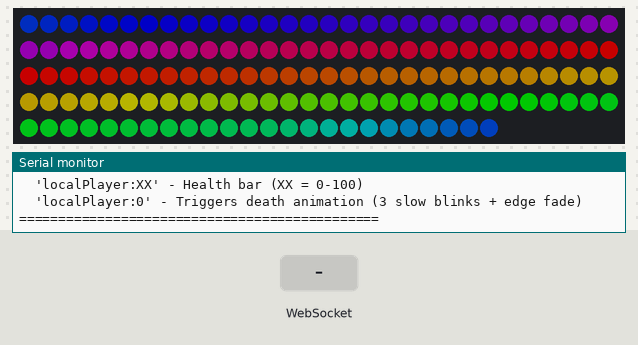
The program below on a simulated ESP32. On the bench: 144 RGB LEDs in strip order, left to right, continuing on the next row, the last lines printed to the serial monitor. The inputs (shaded band) are chosen by the test bench. Dim RGB values are drawn brighter than linear; WiFi joins after 1.5 s; servers stay silent unless stated.

Above: at 3.2 s.
3.3 s: WebSocket text "flash:4.48975" received
At 3.72 s:
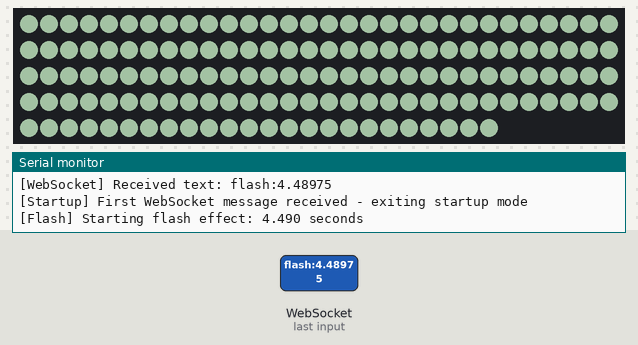
At 4.33 s:
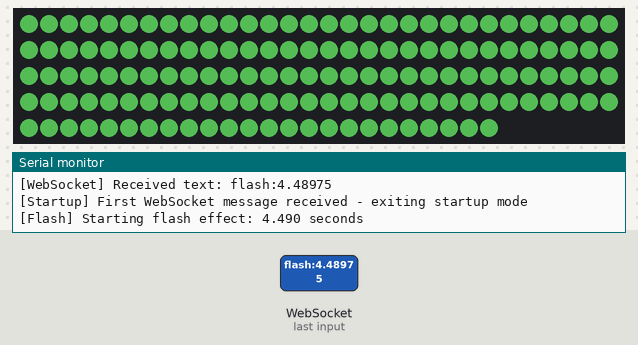
5.9 s: WebSocket text "localPlayer:" received
At 10.6 s:
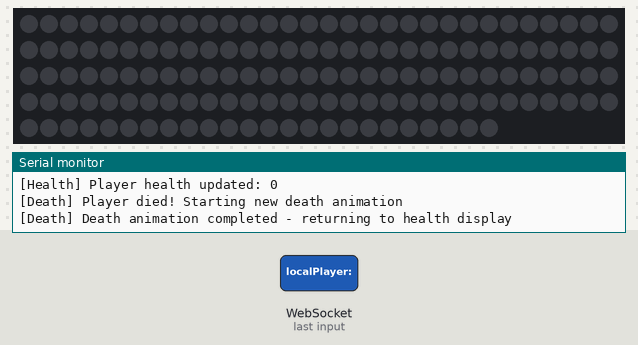
Timing chart, 0 to 12.1 s (numbered marks = the images above; inputs shaded):
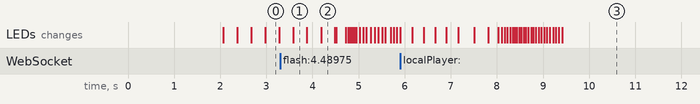

Measured:
- after the input at 3.3 s, the LEDs: change after 0.28 s (image 1)
- after the input at 5.9 s, the LEDs: first change at once (image 3 shows a later state)

The program:

main.cpp
```cpp
#include <Arduino.h>
#include <WiFi.h>
#include <WebSocketsClient.h>
#include <FastLED.h>

// ==============================================
// CONFIGURATION - UPDATE THESE VALUES
// ==============================================
const char* WIFI_SSID = "ssid";           // Replace with your WiFi SSID
const char* WIFI_PASSWORD = "pwd";   // Replace with your WiFi password
const char* WEBSOCKET_HOST = "192.168.15.26";          // Replace with WebSocket server IP/hostname
const int WEBSOCKET_PORT = 8001;                         // Replace with WebSocket server port
const char* WEBSOCKET_PATH = "/";                        // WebSocket path (usually "/" unless specified)

// LED Configuration
#define LED_PIN         2        // GPIO pin connected to LED data line (change if needed)
#define NUM_LEDS        144      // Number of LEDs in the WS2815 RGBW strip
#define LED_TYPE        WS2815
#define COLOR_ORDER     RGB      // Color order for RGB channels - WS2815 commonly uses GRB
#define MAX_BRIGHTNESS  100      // Maximum brightness (0-255) - adjust this to control overall brightness

// ==============================================
// GLOBAL VARIABLES
// ==============================================
CRGB leds[NUM_LEDS];
WebSocketsClient webSocket;

// Startup animation variables
bool startupMode = true;              // Whether we're in startup animation mode

// Flash effect variables
float flashDuration = 0.0;        // Total flash duration in seconds
float flashStartTime = 0.0;       // When the flash started (millis)
bool flashActive = false;         // Whether flash effect is currently active

// Health bar variables
int playerHealth = 100;           // Current player health (0-100)
bool healthChanged = true;        // Flag to update health display

// Death animation variables
bool deathAnimationActive = false; // Whether death animation is running
float deathStartTime = 0.0;       // When death animation started
float deathBlinkDuration = 1.5;   // Duration for 3 slow blinks (1.5 seconds)
float deathFadeDuration = 2.0;    // Duration for edge-to-center fade (2 seconds)
float deathTotalDuration = 3.5;   // Total animation duration

// ==============================================
// LED CONTROL FUNCTIONS
// ==============================================
// ==============================================
// STARTUP ANIMATION FUNCTIONS
// ==============================================
void updateStartupAnimation() {
  if (!startupMode) return;

  // Use millis() directly with modulo to avoid overflow issues
  // Complete rainbow cycle every 5000ms (5 seconds)
  unsigned long cycleTime = millis() % 5000;  // 0 to 4999ms cycle

  // Convert to hue value (0-255)
  uint8_t baseHue = (uint8_t)((cycleTime * 255UL) / 5000UL);

  // Fill the entire strip with a smooth rainbow that moves over time
  for (int i = 0; i < NUM_LEDS; i++) {
    // Create a rainbow pattern across the strip
    uint8_t pixelHue = baseHue + (i * 255 / NUM_LEDS);
    CHSV hsvColor(pixelHue, 255, 255);  // Full saturation and brightness
    leds[i] = hsvColor;
  }

  FastLED.show();
}

// ==============================================
// DEATH ANIMATION FUNCTIONS
// ==============================================
void startDeathAnimation() {
  Serial.println("[Death] Player died! Starting new death animation");
  deathAnimationActive = true;
  deathStartTime = millis() / 1000.0;

  // Death animation overrides everything (flash and health)
  flashActive = false;
}

void updateDeathAnimation() {
  if (!deathAnimationActive) return;

  float currentTime = millis() / 1000.0;
  float elapsedTime = currentTime - deathStartTime;

  if (elapsedTime >= deathTotalDuration) {
    // Death animation finished - return to health display
    deathAnimationActive = false;
    healthChanged = true;
    Serial.println("[Death] Death animation completed - returning to health display");
    return;
  }

  if (elapsedTime < deathBlinkDuration) {
    // Phase 1: 3 slow blinks (0.5 seconds each)
    float blinkCycle = fmod(elapsedTime, 0.5);  // 0.5 second cycle for each blink
    bool isOn = blinkCycle < 0.25;  // On for 0.25s, off for 0.25s

    if (isOn) {
      // All LEDs bright red
      fill_solid(leds, NUM_LEDS, CRGB(255, 0, 0));
    } else {
      // All LEDs off
      fill_solid(leds, NUM_LEDS, CRGB::Black);
    }

  } else {
    // Phase 2: Edge-to-center fade out effect with exponential acceleration
    float fadeTime = elapsedTime - deathBlinkDuration;  // Time since blink phase ended
    float linearProgress = fadeTime / deathFadeDuration;  // 0.0 to 1.0

    // Apply exponential curve: starts slow, accelerates dramatically toward the end
    // Using power of 0.4 gives nice acceleration curve (starts gentle, ends fast)
    float exponentialProgress = pow(linearProgress, 0.4);

    // Calculate how many LEDs should be off from each edge
    int ledsOff = (int)(exponentialProgress * (NUM_LEDS / 2));

    // Fill strip with red first
    fill_solid(leds, NUM_LEDS, CRGB(255, 0, 0));

    // Turn off LEDs from both edges moving toward center
    for (int i = 0; i < ledsOff && i < NUM_LEDS / 2; i++) {
      leds[i] = CRGB::Black;                    // Turn off from start
      leds[NUM_LEDS - 1 - i] = CRGB::Black;    // Turn off from end
    }
  }

  FastLED.show();
}

// ==============================================
// FLASH EFFECT FUNCTIONS
// ==============================================
void startFlashEffect(float duration) {
  Serial.printf("[Flash] Starting flash effect: %.3f seconds\n", duration);
  flashDuration = duration;
  flashStartTime = millis() / 1000.0;  // Convert to seconds
  flashActive = true;
}

void updateFlashEffect() {
  if (!flashActive) return;

  float currentTime = millis() / 1000.0;  // Current time in seconds
  float elapsedTime = currentTime - flashStartTime;
  float remainingTime = flashDuration - elapsedTime;

  if (remainingTime <= 0) {
    // Flash effect finished - health display is already showing
    flashActive = false;
    Serial.println("[Flash] Flash effect completed - health bar already visible");
    return;
  }

  // Calculate flash intensity using power function - looks better!
  float normalizedTime = remainingTime / flashDuration;  // 1.0 at start, 0.0 at end
  float flashIntensity = pow(normalizedTime, 2.5);  // Smooth fade that just works

  // Calculate health bar colors for each LED
  int healthLeds = (playerHealth * NUM_LEDS) / 100;

  // Blend flash white with health colors
  for (int i = 0; i < NUM_LEDS; i++) {
    CRGB healthColor = CRGB::Black;  // Default to off

    // Calculate health color for this LED position
    if (i < healthLeds) {
      float healthPercent = (float)playerHealth / 100.0;

      if (healthPercent > 0.6) {
        // Green zone (60-100% health)
        float greenIntensity = (healthPercent - 0.6) / 0.4;
        healthColor = CRGB(255 * (1.0 - greenIntensity), 255, 0);  // Yellow to Green
      } else if (healthPercent > 0.3) {
        // Yellow zone (30-60% health)
        float yellowIntensity = (healthPercent - 0.3) / 0.3;
        healthColor = CRGB(255, 255 * yellowIntensity, 0);  // Red to Yellow
      } else {
        // Red zone (0-30% health)
        healthColor = CRGB(255, 0, 0);  // Pure red
      }
    }

    // Blend white flash with health color
    uint8_t flashWhite = (uint8_t)(flashIntensity * 255);
    CRGB flashColor = CRGB(flashWhite, flashWhite, flashWhite);

    // Linear blend: more flash at start, more health color as flash fades
    leds[i].r = (uint8_t)(flashColor.r * flashIntensity + healthColor.r * (1.0 - flashIntensity));
    leds[i].g = (uint8_t)(flashColor.g * flashIntensity + healthColor.g * (1.0 - flashIntensity));
    leds[i].b = (uint8_t)(flashColor.b * flashIntensity + healthColor.b * (1.0 - flashIntensity));
  }

  FastLED.show();
}

void displayHealthBar() {
  // Calculate how many LEDs to light based on health (0-100 → 0-144 LEDs)
  int healthLeds = (playerHealth * NUM_LEDS) / 100;

  // Clear all LEDs first
  fill_solid(leds, NUM_LEDS, CRGB::Black);

  // Fill health bar with gradient colors
  for (int i = 0; i < healthLeds; i++) {
    float healthPercent = (float)playerHealth / 100.0;

    CRGB color;
    if (healthPercent > 0.6) {
      // Green zone (60-100% health)
      float greenIntensity = (healthPercent - 0.6) / 0.4;  // 0.0 to 1.0
      color = CRGB(255 * (1.0 - greenIntensity), 255, 0);  // Yellow to Green
    } else if (healthPercent > 0.3) {
      // Yellow zone (30-60% health)
      float yellowIntensity = (healthPercent - 0.3) / 0.3;  // 0.0 to 1.0
      color = CRGB(255, 255 * yellowIntensity, 0);  // Red to Yellow
    } else {
      // Red zone (0-30% health)
      color = CRGB(255, 0, 0);  // Pure red
    }

    leds[i] = color;
  }

  FastLED.show();
}

void processMessage(String message) {
  // Exit startup mode on first message
  if (startupMode) {
    startupMode = false;
    Serial.println("[Startup] First WebSocket message received - exiting startup mode");
    healthChanged = true;  // Force health bar update
  }

  // Parse "flash:4.48975" format
  if (message.startsWith("flash:")) {
    String durationStr = message.substring(6);  // Remove "flash:" prefix
    float newDuration = durationStr.toFloat();

    if (newDuration > 0) {
      if (!flashActive) {
        // No flash currently active, start new one
        startFlashEffect(newDuration);
      } else {
        // Flash already active, check if we should extend/restart
        float currentTime = millis() / 1000.0;
        float elapsedTime = currentTime - flashStartTime;
        float remainingTime = flashDuration - elapsedTime;

        if (newDuration > remainingTime) {
          Serial.printf("[Flash] Extending flash: %.3f > %.3f remaining\n", newDuration, remainingTime);
          startFlashEffect(newDuration);  // Restart with new duration
        } else {
          Serial.printf("[Flash] Ignoring flash: %.3f <= %.3f remaining\n", newDuration, remainingTime);
        }
      }
    }
  }
  // Parse "localPlayer:93" format
  else if (message.startsWith("localPlayer:")) {
    String healthStr = message.substring(12);  // Remove "localPlayer:" prefix
    int newHealth = healthStr.toInt();

    if (newHealth >= 0 && newHealth <= 100) {
      if (newHealth != playerHealth) {
        int previousHealth = playerHealth;
        playerHealth = newHealth;
        healthChanged = true;
        Serial.printf("[Health] Player health updated: %d\n", playerHealth);

        // Check for death (health went to 0)
        // Only trigger if not already in death animation to avoid restarts
        if (newHealth == 0 && previousHealth > 0 && !deathAnimationActive) {
          startDeathAnimation();
        }
      }
    }
  }
}

// ==============================================
// WEBSOCKET EVENT HANDLER
// ==============================================
void webSocketEvent(WStype_t type, uint8_t * payload, size_t length) {
  switch(type) {
    case WStype_DISCONNECTED:
      Serial.println("[WebSocket] Disconnected");
      ESP.restart();
      break;

    case WStype_CONNECTED:
      Serial.printf("[WebSocket] Connected to: %s\n", payload);
      break;

    case WStype_TEXT:
      Serial.printf("[WebSocket] Received text: %s\n", payload);
      // Process flash and health messages
      processMessage(String((char*)payload));
      break;

    case WStype_ERROR:
      Serial.printf("[WebSocket] Error occurred: %s\n", payload);
      Serial.println("[WebSocket] Check server status and network connection");
      ESP.restart();
      break;

    default:
      Serial.printf("[WebSocket] Unknown event type: %d\n", type);
      break;
  }
}

// ==============================================
// WIFI CONNECTION FUNCTION
// ==============================================
void connectToWiFi() {
  Serial.print("[WiFi] Connecting to ");
  Serial.println(WIFI_SSID);

  WiFi.begin(WIFI_SSID, WIFI_PASSWORD);

  int attempts = 0;
  while (WiFi.status() != WL_CONNECTED && attempts < 30) {
    delay(1000);
    Serial.print(".");
    attempts++;
  }

  if (WiFi.status() == WL_CONNECTED) {
    Serial.println();
    Serial.println("[WiFi] Connected!");
    Serial.print("[WiFi] IP address: ");
    Serial.println(WiFi.localIP());
  } else {
    Serial.println();
    Serial.println("[WiFi] Failed to connect!");
    Serial.println("[WiFi] Please check your credentials and try again.");
  }
}

// ==============================================
// SETUP FUNCTION
// ==============================================
void setup() {
  // Initialize serial communication
  Serial.begin(115200);
  Serial.println("\n==============================================");
  Serial.println("WS2815 WebSocket Client LED Controller");
  Serial.println("==============================================");

  // Initialize FastLED
  FastLED.addLeds<LED_TYPE, LED_PIN, COLOR_ORDER>(leds, NUM_LEDS);
  FastLED.setBrightness(MAX_BRIGHTNESS);  // Full brightness
  Serial.println("[LED] FastLED initialized");

  // Initialize startup animation
  Serial.println("[Startup] Starting rainbow cycling animation - waiting for first WebSocket message");

  // Connect to WiFi
  connectToWiFi();

  // Only proceed if WiFi is connected
  if (WiFi.status() == WL_CONNECTED) {
    // Initialize WebSocket client
    webSocket.begin(WEBSOCKET_HOST, WEBSOCKET_PORT, WEBSOCKET_PATH);
    webSocket.onEvent(webSocketEvent);
    webSocket.setReconnectInterval(5000);  // Reconnect every 5 seconds if disconnected

    // Disable heartbeat - your server might not handle ping/pong properly
    // webSocket.enableHeartbeat(15000, 3000, 2);

    Serial.printf("[WebSocket] Connecting to ws://%s:%d%s\n",
                  WEBSOCKET_HOST, WEBSOCKET_PORT, WEBSOCKET_PATH);
    Serial.println("[WebSocket] Heartbeat disabled for compatibility");
  } else {
    Serial.println("[ERROR] Cannot initialize WebSocket without WiFi connection");
  }

  Serial.println("==============================================");
  Serial.println("Setup complete. Ready for CS2 integration!");
  Serial.println("Rainbow startup animation active until first WebSocket message");
  Serial.println("Commands:");
  Serial.println("  'flash:X.XXX' - Flashbang effect (X.XXX = seconds)");
  Serial.println("  'localPlayer:XX' - Health bar (XX = 0-100)");
  Serial.println("  'localPlayer:0' - Triggers death animation (3 slow blinks + edge fade)");
  Serial.println("==============================================");
}

// ==============================================
// MAIN LOOP
// ==============================================
void loop() {
  // Handle WebSocket events (only if WiFi is connected)
  if (WiFi.status() == WL_CONNECTED) {
    webSocket.loop();
  } else {
    // If WiFi disconnected, try to reconnect
    Serial.println("[WiFi] Connection lost. Attempting to reconnect...");
    connectToWiFi();
    delay(5000);
  }

  // Update effects in priority order: Startup > Death > Flash > Health

  // 1. Startup animation has highest priority (until first message)
  if (startupMode) {
    updateStartupAnimation();
    delay(10);
    return;  // Skip all other animations during startup
  }

  // 2. Death animation has highest priority (after startup)
  updateDeathAnimation();

  // 3. Flash effect (only if no death animation)
  if (!deathAnimationActive) {
    updateFlashEffect();
  }

  // 4. Health bar (only if no death or flash active)
  if (!deathAnimationActive && !flashActive && healthChanged) {
    displayHealthBar();
    healthChanged = false;  // Reset flag after updating display
  }

  // Small delay to prevent overwhelming the processor
  delay(10);
}
```
